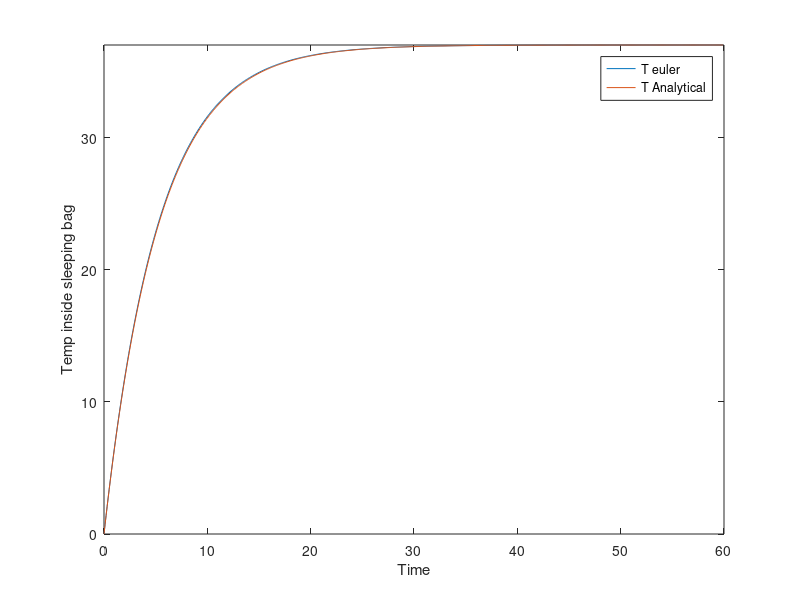

Source code (MATLAB):
clear all

t_end = 60; % s
dt = 0.1; % incre s
Tinf = 0; % init temp
T(1) = Tinf; 
t(1) = 0;
Tb = 37;

cp = 1000; % J/kg/K
k = 0.025; % W/m/K
A = 2*0.4*2; % m2
Q = 100; % W

x= k*A*(Tb-Tinf)/Q; % m

rho = 1.2;
m= rho*A*x;

tau = cp*m*x/k/A/2;
K=x*Q/k/A+Tinf;

% Euler's method %%%%%%%%%%%%%%%%%%%%%%%%%%%%%%%%%%%%%%%%%%%%%%%%%%%%%
for i = 2:t_end/dt
    dTdt = K/tau-T(i-1)/tau;
    T(i) = T(i-1) + dTdt*dt;
    t(i) = t(i-1)+dt;
end


% Analytical method %%%%%%%%%%%%%%%%%%%%%%%%%%%%%%%%%%%%%%%%%%%%%%%
TA = K - (K-Tinf).*exp(-t./tau);


% Plotting %%%%%%%%%%%%%%%%%%%%%%%%%%%%%%%%%%%%%%%%%%%%%%%%%%%%%%%%%

plot(t, T);
hold on
plot(t, TA);

xlabel('Time')
ylabel('Temp inside sleeping bag')
legend('T euler','T Analytical')
ylim([0 Tb])
hold off




